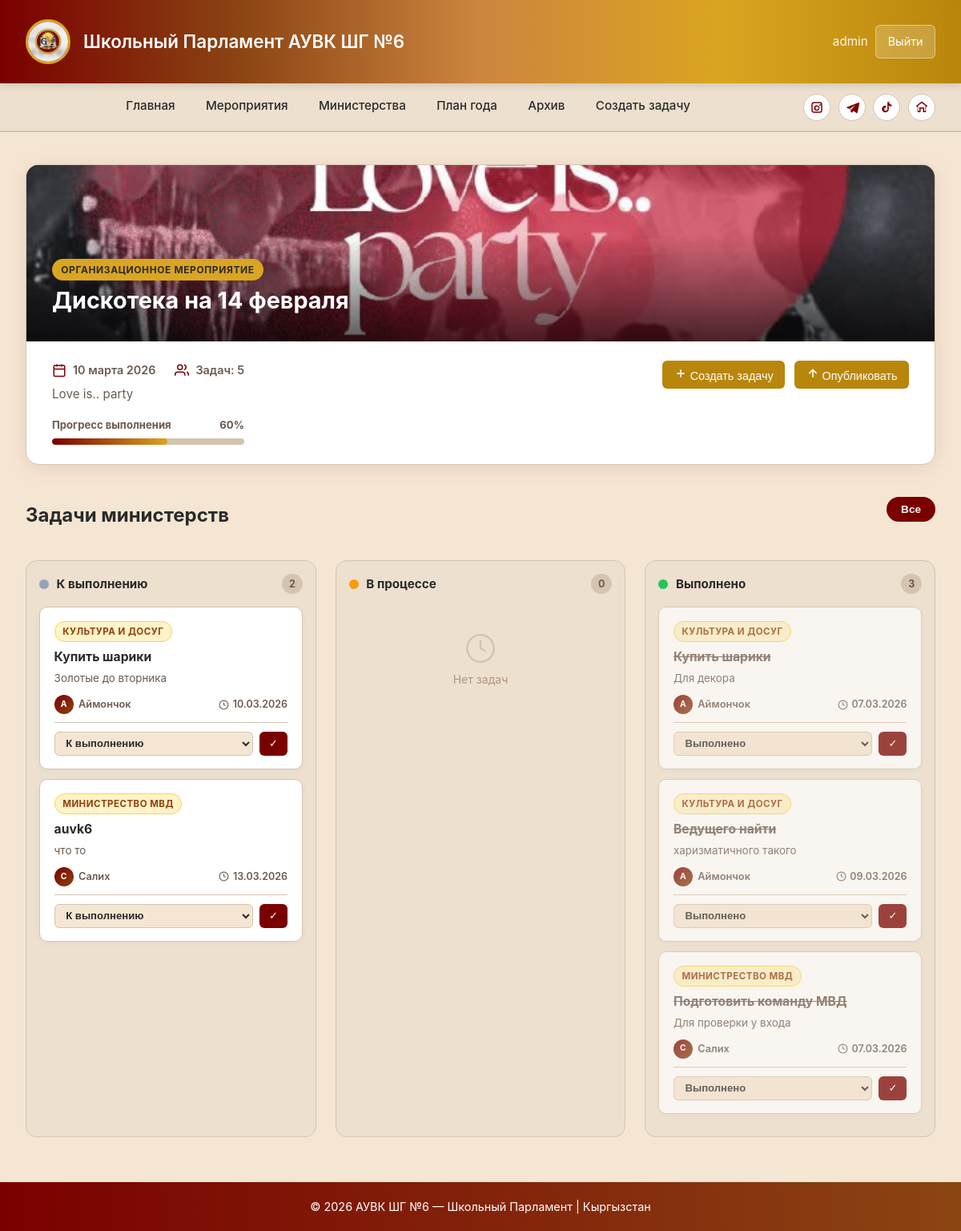
The app's page /tasks/events/1/ (signed in) with its own data.
### apps/users/models.py (models this page shows)
class CustomUser(AbstractUser):
    email = models.EmailField(
        unique=True,
    )
    USERNAME_FIELD = 'email'
    REQUIRED_FIELDS = ['username']
    is_minister = models.BooleanField(default=False)
    is_member = models.BooleanField(default=False)
    school_class = models.CharField(
        max_length=10,
        blank=True,
        null=True,
        verbose_name="Класс"
    )
    ministry = models.ForeignKey(
        Ministries,
        on_delete=models.SET_NULL,
        null=True,
        blank=True,
        related_name="users",
    )

### apps/events/models.py (models this page shows, shortened)
class EventBase(models.Model):
    date = models.DateField(blank=True,null=True)
    name = models.CharField(max_length=50)
    description = models.TextField(blank=True,max_length=1000)
    created_at = models.DateTimeField(auto_now_add=True)
    class Meta:
        abstract = True

class EventsToOrganize(EventBase):
    image = models.ImageField(upload_to='images',blank=True,null=True)
    class Meta:
        verbose_name = "Мероприятие для организации"
        verbose_name_plural = "Мероприятия для организации"
        ordering = ['-created_at']

### apps/tasks/models.py (models this page shows, shortened)
class Tasks(models.Model):
    name = models.TextField(max_length=150, blank=False)
    description = models.TextField(max_length=250, blank=False)
    assigned_to = models.ForeignKey(CustomUser, models.DO_NOTHING)
    ministry = models.ForeignKey(
        Ministries,
        on_delete=models.CASCADE,
        related_name="tasks",
        null=True,
        blank=True,
    )
    status = models.CharField(
        max_length=20,
        choices=Status.choices,
        default=Status.TODO,
    )
    deadline = models.DateField()
    event = models.ForeignKey(
        EventsToOrganize,
        on_delete=models.CASCADE,
        null=True,
        blank=True,
    )
    class Meta:
        verbose_name = "Поручение"
        verbose_name_plural = "Поручения"

### apps/ministries/models.py (models this page shows, shortened)
class Ministries(models.Model):
    name = models.CharField(max_length=50,blank=False,null=False)
    description = models.TextField(blank=False)
    image = models.ImageField(upload_to='images',blank=True)
    class Meta:
        verbose_name = 'Министерство'
        verbose_name_plural = 'Министерства'

### apps/tasks/views.py (the view, shortened to what this page needs)
# urls.py: path("events/<int:event_id>/", EventDetailView.as_view(), name="event_to_organize_detail"),
class EventDetailView(MinisterOrMemberRequiredMixin,View):
    def get_context(self, request, event):
        tasks = Tasks.objects.select_related("assigned_to", "ministry").filter(event=event)
        ministry_members = []
        user_ministries = []
        if request.user.is_authenticated and hasattr(request.user, 'ministry') and request.user.ministry:
            ministry_members = CustomUser.objects.filter(ministry=request.user.ministry)
            user_ministries = [request.user.ministry]  # или Ministry.objects.all() если нужно все
        return {
            "event": event,
            "tasks": tasks,
            "ministry_members": ministry_members,
            "user_ministries": user_ministries,
        }
    def get(self, request, event_id):
        event = get_object_or_404(EventsToOrganize, id=event_id)
        return render(request, "events/event_detail.html", self.get_context(request, event))

### templates/events/event_detail.html (shortened to what this page needs)
{% extends "base_parlament.html" %}
{% load static %}
{% block content %}
<div class="event-hero">
    <div class="event-hero-banner">
        {% if event.image %}<img src="{{ event.image.url }}" alt="{{ event.name }}">{% endif %}
        <div class="event-hero-info">
            <div class="badge">Организационное мероприятие</div>
            <h2>{{ event.name }}</h2>
        </div>
    </div>
    <div class="event-hero-body">
        <div>
            <div class="event-meta">
                {% if event.date %}
                <div class="event-meta-item">
                    <svg viewBox="0 0 24 24"><rect x="3" y="4" width="18" height="18" rx="2"/><line x1="16" y1="2" x2="16" y2="6"/><line x1="8" y1="2" x2="8" y2="6"/><line x1="3" y1="10" x2="21" y2="10"/></svg>
                    {{ event.date|date:"d E Y" }}
                </div>
                {% endif %}
                <div class="event-meta-item">
                    <svg viewBox="0 0 24 24"><path d="M17 21v-2a4 4 0 0 0-4-4H5a4 4 0 0 0-4 4v2"/><circle cx="9" cy="7" r="4"/><path d="M23 21v-2a4 4 0 0 0-3-3.87"/><path d="M16 3.13a4 4 0 0 1 0 7.75"/></svg>
                    Задач: {{ tasks|length }}
                </div>
            </div>
            {% if event.description %}<p class="event-description">{{ event.description }}</p>{% endif %}
            {% if tasks %}
            <div class="progress-wrap">
                <div class="progress-label"><span>Прогресс выполнения</span><span id="progress-pct">—</span></div>
                <div class="progress-bar"><div class="progress-fill" id="progress-fill" style="width:0%"></div></div>
            </div>
            {% endif %}
        </div>
        <div style="display:flex;gap:.75rem;align-items:center;flex-wrap:wrap;">
            {% if request.user.is_authenticated and request.user.is_minister or request.user.is_staff %}
            <button class="btn gold" onclick="openModal('createTaskModal')">
                <svg style="width:16px;height:16px;stroke:currentColor;fill:none;stroke-width:2.5" viewBox="0 0 24 24"><line x1="12" y1="5" x2="12" y2="19"/><line x1="5" y1="12" x2="19" y2="12"/></svg>
                Создать задачу
            </button>
            {% endif %}
            {% if request.user.is_authenticated and request.user.is_staff %}
            <form method="post" action="{% url 'event_publish' event_organized_id=event.id %}" style="margin:0">
                <button type="submit" class="btn gold">
                    <svg style="width:16px;height:16px;stroke:currentColor;fill:none;stroke-width:2.5" viewBox="0 0 24 24"><path d="M12 19V5"/><path d="M5 12l7-7 7 7"/></svg>
                    Опубликовать
                </button>
            </form>
            {% endif %}
        </div>
    </div>
</div>
<div class="tasks-header">
    <h3>Задачи министерств</h3>
    <div class="filter-bar">
        <button class="filter-btn active" data-filter="all">Все</button>
    </div>
</div>
<div class="kanban">
    <div class="kanban-col" id="col-todo">
        <div class="kanban-col-header">
            <span class="col-dot todo"></span><span class="col-title">К выполнению</span><span class="col-count" id="cnt-todo">0</span>
        </div>
        {% for task in tasks %}{% if task.status == 'todo' %}
        <div class="task-card" data-ministry="{{ task.ministry.id }}">
            <span class="task-ministry-tag">{{ task.ministry.name }}</span>
            <div class="task-name">{{ task.name }}</div>
            <div class="task-desc">{{ task.description }}</div>
            <div class="task-footer">
                <div class="task-assignee">
                    <div class="assignee-avatar">{{ task.assigned_to.username|slice:":1"|upper }}</div>
                    {{ task.assigned_to.username }}
                </div>
                <div class="task-deadline {% if task.deadline < today %}overdue{% endif %}">
                    <svg viewBox="0 0 24 24"><circle cx="12" cy="12" r="10"/><polyline points="12 6 12 12 16 14"/></svg>
                    {{ task.deadline|date:"d.m.Y" }}
                </div>
            </div>
            {% if request.user.is_authenticated %}{% if request.user.is_minister or request.user.is_member or request.user.is_staff %}
            <div class="task-status-form">
                <form method="post" action="{% url 'task_status_update' task.id %}" style="display:flex;gap:.5rem;width:100%">
                    <select name="status" class="status-select">
                        <option value="todo" {% if task.status == 'todo' %}selected{% endif %}>К выполнению</option>
                    </select>
                    <button type="submit" class="btn sm">✓</button>
                </form>
            </div>
            {% endif %}{% endif %}
        </div>
        {% endif %}{% endfor %}
    </div>
    <div class="kanban-col" id="col-inprogress">
        <div class="kanban-col-header">
            <span class="col-dot in-progress"></span><span class="col-title">В процессе</span><span class="col-count" id="cnt-inprogress">0</span>
        </div>
        <div class="col-empty" id="empty-inprogress" style="display:none">
            <svg viewBox="0 0 24 24"><circle cx="12" cy="12" r="10"/><polyline points="12 6 12 12 16 14"/></svg><p>Нет задач</p>
        </div>
    </div>
    <div class="kanban-col" id="col-done">
        <div class="kanban-col-header">
            <span class="col-dot done"></span><span class="col-title">Выполнено</span><span class="col-count" id="cnt-done">0</span>
        </div>
        {% for task in tasks %}{% if task.status == 'done' %}
        <div class="task-card done-card" data-ministry="{{ task.ministry.id }}">
            <span class="task-ministry-tag">{{ task.ministry.name }}</span>
            <div class="task-name">{{ task.name }}</div>
            <div class="task-desc">{{ task.description }}</div>
            <div class="task-footer">
                <div class="task-assignee">
                    <div class="assignee-avatar">{{ task.assigned_to.username|slice:":1"|upper }}</div>
                    {{ task.assigned_to.username }}
                </div>
                <div class="task-deadline">
                    <svg viewBox="0 0 24 24"><circle cx="12" cy="12" r="10"/><polyline points="12 6 12 12 16 14"/></svg>
                    {{ task.deadline|date:"d.m.Y" }}
                </div>
            </div>
            {% if request.user.is_authenticated %}{% if request.user.is_minister or request.user.is_member or request.user.is_staff %}
            <div class="task-status-form">
                <form method="post" action="{% url 'task_status_update' task.id %}" style="display:flex;gap:.5rem;width:100%">
                    <select name="status" class="status-select">
                        <option value="done" {% if task.status == 'done' %}selected{% endif %}>Выполнено</option>
                    </select>
                    <button type="submit" class="btn sm">✓</button>
                </form>
            </div>
            {% endif %}{% endif %}
        </div>
        {% endif %}{% endfor %}
    </div>
</div>
{% endblock %}

### templates/base_parlament.html (shortened to what this page needs)
{% load static %}
<!DOCTYPE html>
<html lang="ru">
<head>
</head>
<body>
<header>
    <div class="wrap header-line">
        <div class="logo-section">
            <div class="logo"><img src="{% static 'logo.jpg' %}" alt="АУВК ШГ №6"></div>
            <h1>Школьный Парламент АУВК ШГ №6</h1>
        </div>
        <div class="auth">
            {% if request.user.is_authenticated %}
                <span>{{ request.user.username }}</span>
                <a class="btn secondary" href="{% url 'logout' %}">Выйти</a>
            {% else %}
                <a class="btn secondary" href="{% url 'login' %}">Войти</a>
            {% endif %}
        </div>
    </div>
</header>
<nav>
    <div class="wrap">
        <div class="nav-line">
            <ul class="nav-menu">
                <li><a href="{% url 'index' %}" {% if request.resolver_match.url_name == 'index' %}class="active"{% endif %}>Главная</a></li>
                <li><a href="{% url 'events_list_public' %}" {% if request.resolver_match.url_name == 'events_list_public' %}class="active"{% endif %}>Мероприятия</a></li>
                <li><a href="{% url 'ministries_list' %}" {% if request.resolver_match.url_name == 'ministries_list' %}class="active"{% endif %}>Министерства</a></li>
                <li><a href="{% url 'year_plan' %}" {% if request.resolver_match.url_name == 'year_plan' %}class="active"{% endif %}>План года</a></li>
                <li><a href="{% url 'archive_list' %}" {% if request.resolver_match.url_name == 'archive_list' %}class="active"{% endif %}>Архив</a></li>
                {% if request.user.is_authenticated and request.user.is_minister or request.user.is_staff %}
                    <li><a href="{% url 'eventslist_view' %}" {% if request.resolver_match.url_name == 'eventslist_view' %}class="active"{% endif %}>Создать задачу</a></li>
                {% endif %}
            </ul>
            <div class="social-links">
                <a href="https://instagram.com/" target="_blank" rel="noopener noreferrer" aria-label="Instagram" title="Instagram">
                </a>
                <a href="https://t.me/" target="_blank" rel="noopener noreferrer" aria-label="Telegram" title="Telegram">
                    <svg viewBox="0 0 24 24"><path d="M21.8 4.3L3.8 11.3a1 1 0 0 0 .1 1.9l4.6 1.4 1.8 5.4a1 1 0 0 0 1.6.4l2.7-2.5 4.7 3.5a1 1 0 0 0 1.6-.6l3.2-14.5a1 1 0 0 0-1.3-1.9zM9.1 13.9l8.2-6.1-6.4 7.4-.2 2.9-1.2-3.4-2.7-.8z"/></svg>
                </a>
                <a href="https://www.tiktok.com/" target="_blank" rel="noopener noreferrer" aria-label="TikTok" title="TikTok">
                    <svg viewBox="0 0 24 24"><path d="M16.7 5.7c1 1 2.3 1.6 3.7 1.7v3.1c-1.7 0-3.3-.5-4.7-1.5v5.7a5.7 5.7 0 1 1-5.7-5.7c.4 0 .8 0 1.2.1v3.2a2.7 2.7 0 1 0 2.3 2.7V3h3.2a5.1 5.1 0 0 0 0 2.7z"/></svg>
                </a>
                <a href="https://example.com/" target="_blank" rel="noopener noreferrer" aria-label="Сайт школы" title="Сайт школы">
                    <svg viewBox="0 0 24 24"><path d="M12 2l9 7v2h-2v9h-5v-6H10v6H5v-9H3V9l9-7zm0 2.6L6 9v9h2v-6h8v6h2V9l-6-4.4z"/></svg>
                </a>
            </div>
        </div>
    </div>
</nav>
<main class="main">
    <div class="wrap">
        {% block content %}{% endblock %}
    </div>
</main>
<footer>
    <p>&copy; 2026 АУВК ШГ №6 — Школьный Парламент | Кыргызстан</p>
</footer>
</body>
</html>

### records on screen
CustomUser: user.username "admin"
EventsToOrganize: image (picture), name "Дискотека на 14 февраля", date "10 марта 2026", description "Love is.. party"
Tasks: ministry.name "КУЛЬТУРА И ДОСУГ", name "Купить шарики", description "Золотые до вторника", assigned_to.username "А", assigned_to.username "Аймончок", deadline "10.03.2026", status "К выполнению"
Tasks: ministry.name "МИНИСТРЕСТВО МВД", name "auvk6", description "что то", assigned_to.username "С", assigned_to.username "Салих", deadline "13.03.2026", status "К выполнению"
Tasks: ministry.name "КУЛЬТУРА И ДОСУГ", name "Купить шарики", description "Для декора", assigned_to.username "А", assigned_to.username "Аймончок", deadline "07.03.2026", status "Выполнено"
Tasks: ministry.name "КУЛЬТУРА И ДОСУГ", name "Ведущего найти", description "харизматичного такого", assigned_to.username "А", assigned_to.username "Аймончок", deadline "09.03.2026", status "Выполнено"
Tasks: ministry.name "МИНИСТРЕСТВО МВД", name "Подготовить команду МВД", description "Для проверки у входа", assigned_to.username "С", assigned_to.username "Салих", deadline "07.03.2026", status "Выполнено"

### other values on screen
{{ tasks|length }} "5"
